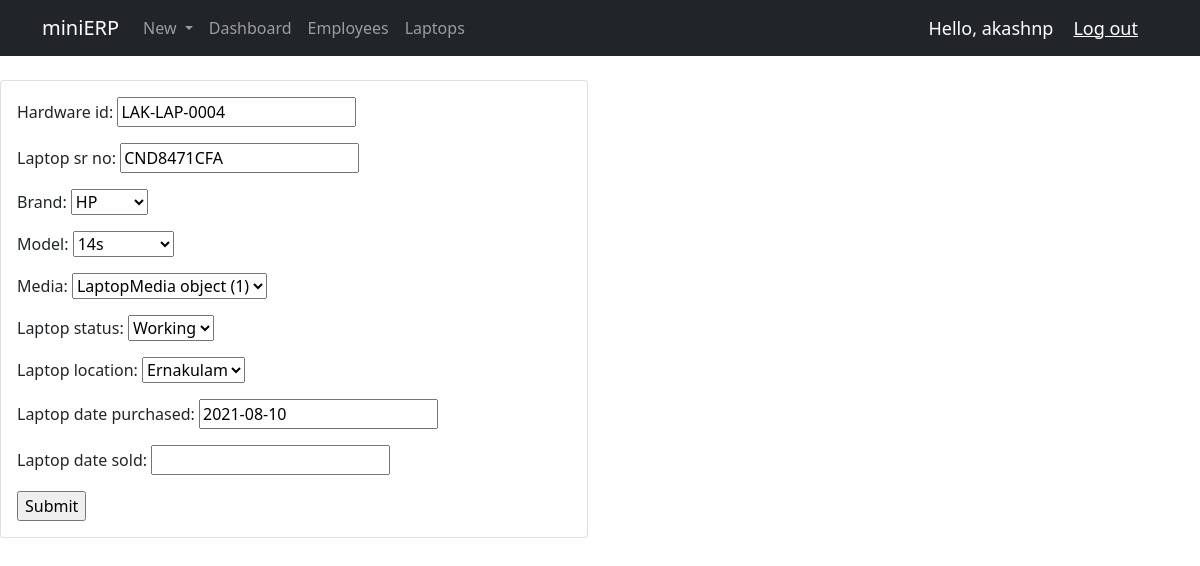
The app's page /laptop_edit/17 (signed in), older data.
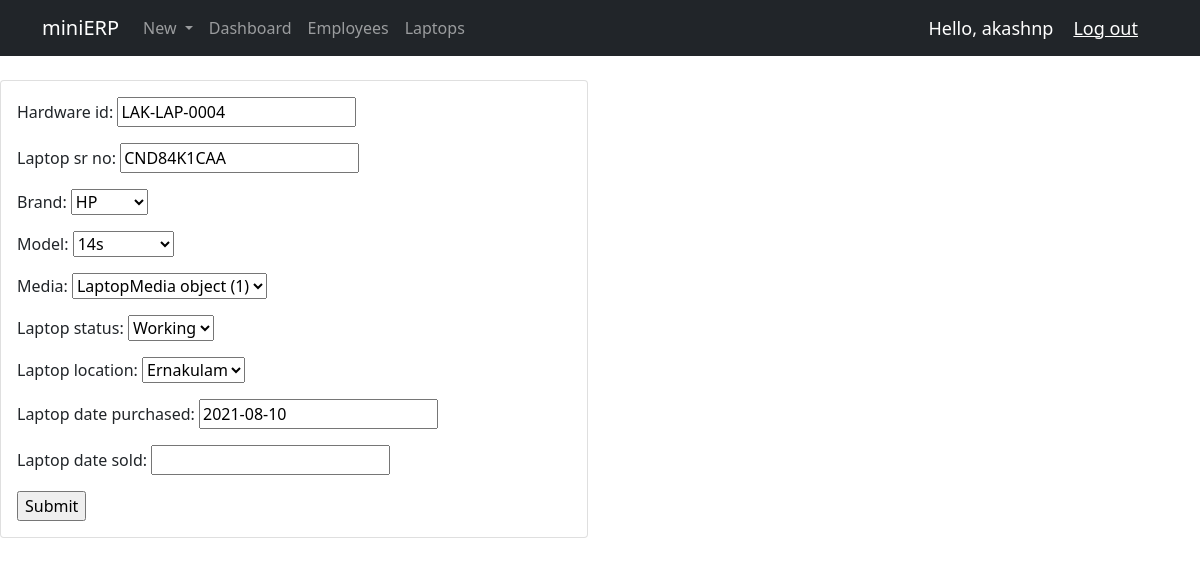
The same page, newer data.
### hardware/models.py (models this page shows, shortened)
class Laptop(models.Model):
    LAPTOP_STATUSES = (
        ('Working', 'Working'),
        ('Repair', 'Repair'),
        ('Replace', 'Replace'),
    )
    id = models.AutoField(primary_key=True, editable=False)
    hardware_id = models.CharField(max_length=50, null=True, default=None, blank=True, unique=True)
    laptop_sr_no = models.CharField(max_length=100, unique=True)
    brand = models.ForeignKey(LaptopBrand, null=True, on_delete=models.SET_NULL)
    model = models.ForeignKey(LaptopModel, null=True, on_delete=models.SET_NULL)
    media = models.ForeignKey(LaptopMedia, null=True, on_delete=models.SET_NULL)
    laptop_status = models.CharField(max_length=20, null=True, choices=LAPTOP_STATUSES)
    laptop_location = models.ForeignKey(Location, null=True, blank=False, on_delete=models.SET_NULL)
    laptop_date_purchased = models.DateField(null=True)
    laptop_date_sold = models.DateField(null=True, blank=True)
    laptop_date_created = models.DateField(auto_now_add=True)
    history = HistoricalRecords()

### hardware/decorators.py (the view)
        def wrapper_func(request, *args, **kwargs):
            group = None
            if request.user.groups.exists():
                group = request.user.groups.all()[0].name
            if group in allowed_roles:
                return view_func(request, *args, **kwargs)
            else:
                return HttpResponse("You are not authorized to view this page!")

### hardware/forms.py
class LaptopForm(ModelForm):
    class Meta:
        model = Laptop
        fields = '__all__'
        widgets = {
            'laptop_date_purchased': DateInput(),
            'laptop_date_sold': DateInput()
        }

### hardware/models.py (called while the page is built)
    def __str__(self):
        return self.location

    def __str__(self):
        return self.brand_name

    def __str__(self):
        return self.model_name

### hardware/views.py (called while the page is built)
@login_required(login_url='login')
@allowed_users(allowed_roles=['admin'])
def laptop_edit(request, pk):
    laptop = Laptop.objects.get(id=pk)
    form = LaptopForm(instance=laptop)
    if request.method == 'POST':
        form = LaptopForm(request.POST, instance=laptop)
        if form.is_valid():
            form.save()
            return redirect('/dash_laptops')
    context = {'form':form}
    return render(request, 'hardware/laptop_add.html', context)

### hardware/templates/hardware/laptop_add.html (shortened to what this page needs)
{% extends 'hardware/main.html' %}
{% block content %}
<div class="row">
    <div class="col-md-6">
        <div class="card card-body">
            <form action="" type="submit" method="POST" name="submit">
                {{form.as_p}}
                <input type="submit" name="Submit">
            </form>
</div>
{% endblock %}

Row changes from the older to the newer data that the page shows:
changed Laptop "LAK-LAP-0004": laptop_sr_no "CND8471CFA" → "CND84K1CAA"
